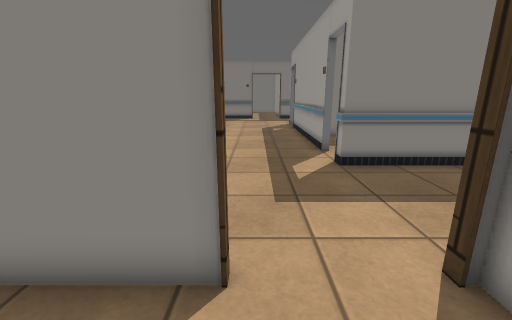
view 1 (above)

23 first-person views from a walk through a world built for the Gazebo simulator. The camera is 1.2 m above the floor, tilts 14° down and sees 90° across. The floor is counted in squares, 0.5 m on a side. Each view is taken from the middle of a square. On the plan, view 1 faces up. The plan holds only what a view shows up to about 17 squares ahead; the rest is blank. The place goes on beyond the plan. The robots in the file are not drawn. Some surface patterns are stand-ins.

view 2
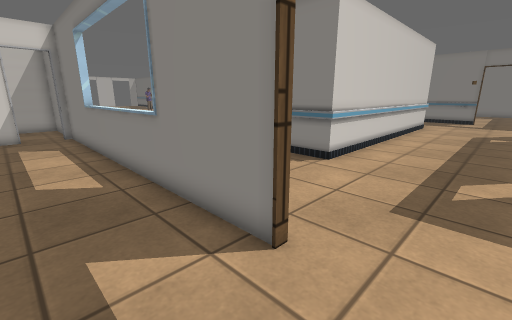

view 3
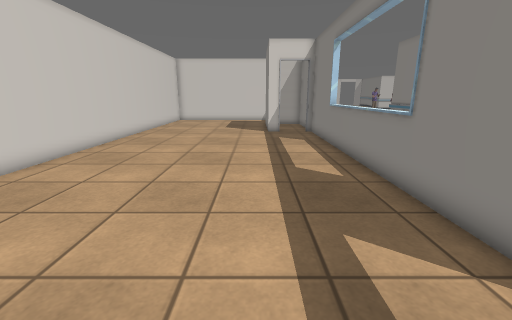

view 4
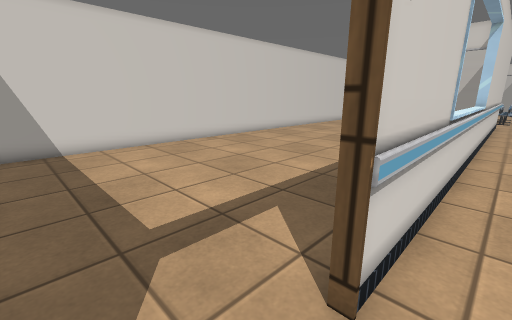

view 5
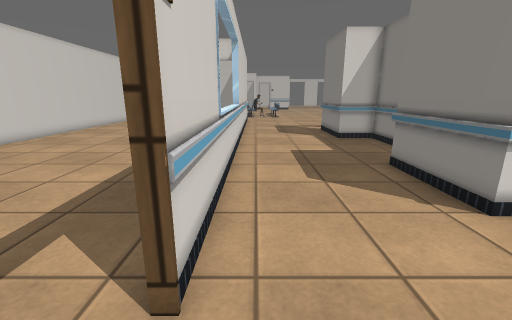

view 6
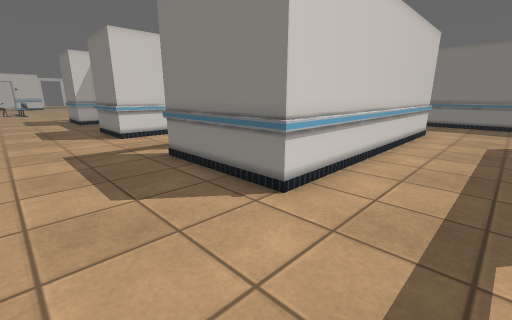

view 7
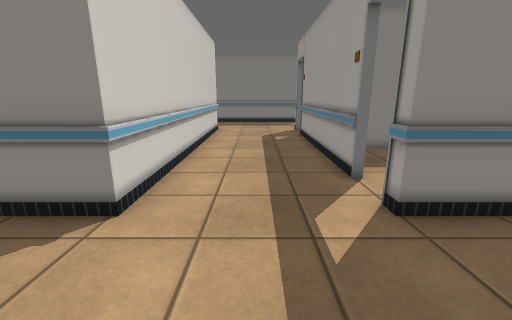

view 8
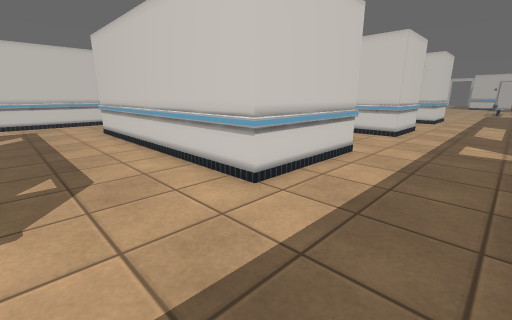

view 9
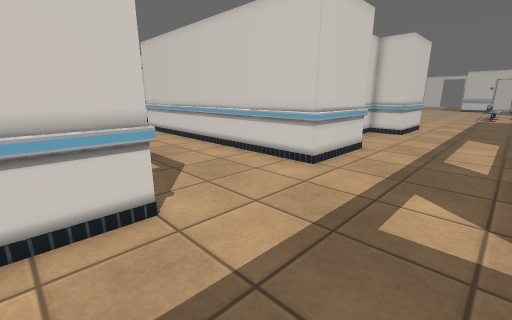

view 10
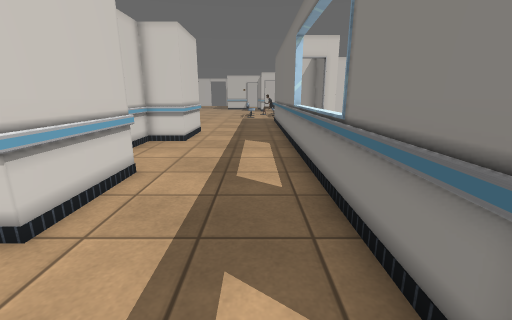

view 11
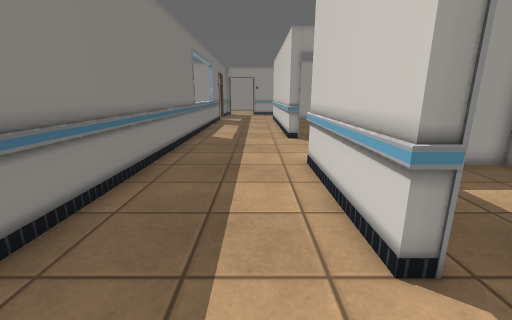

view 12
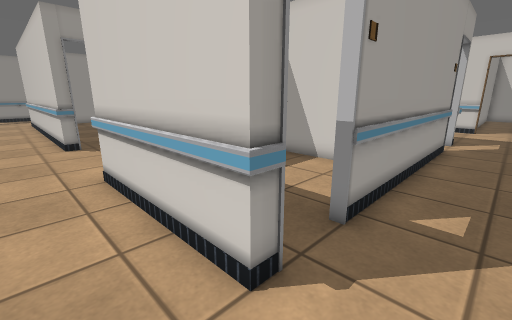

view 13
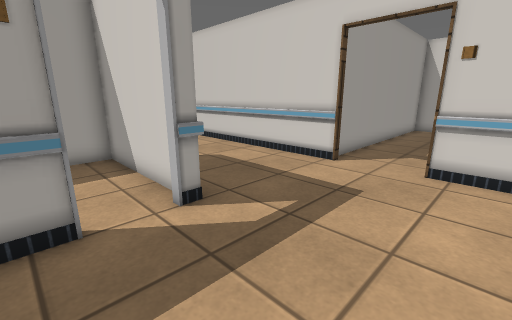

view 14
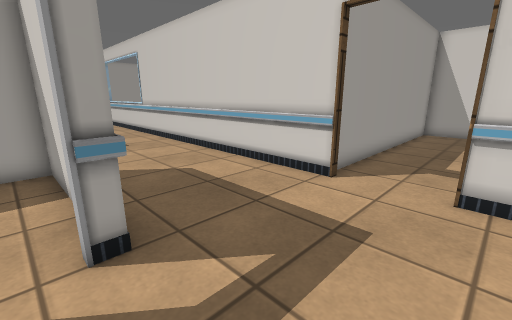

view 15
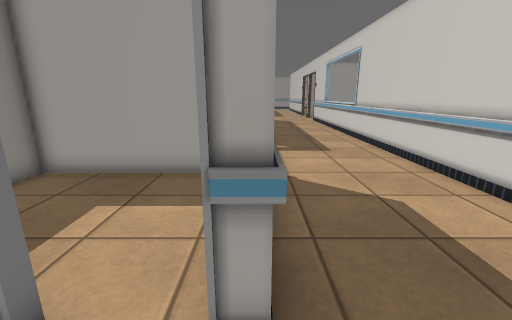

view 16
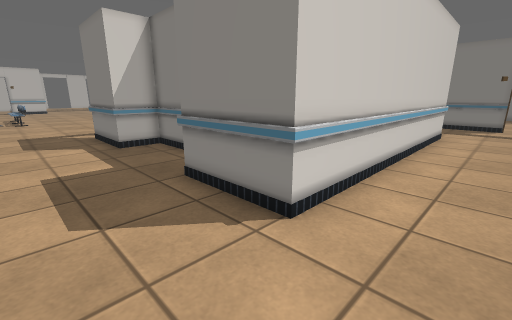

view 17
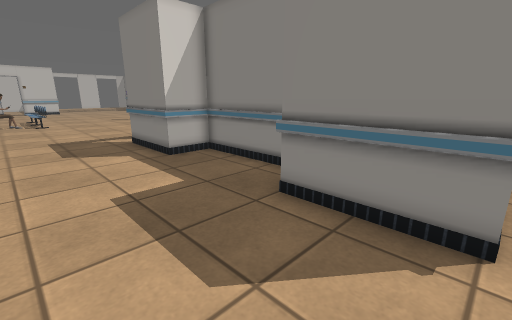

view 18
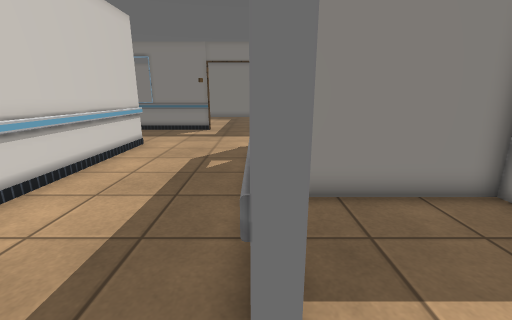

view 19
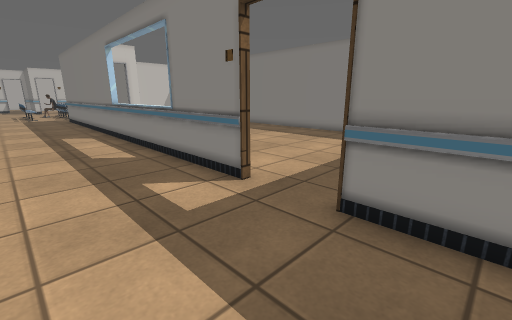

view 20
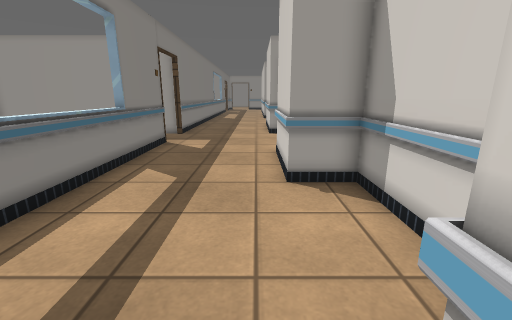

view 21
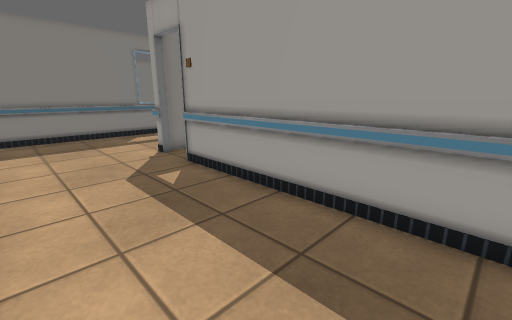

view 22
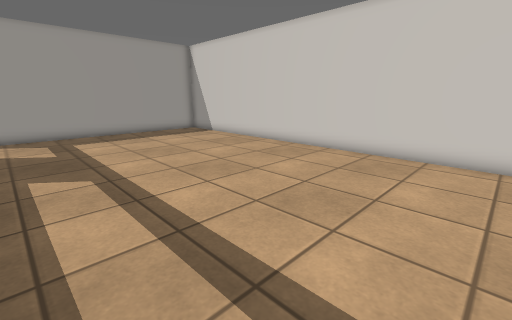

view 23
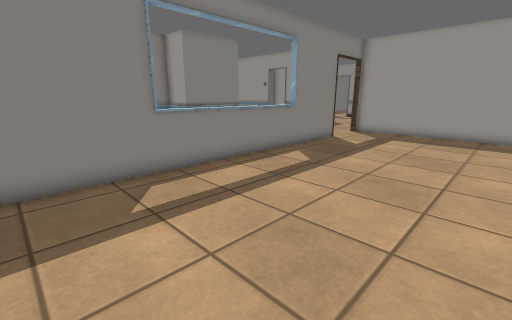

### Floor plan
Points are (right, up) in squares from view 1. A wall is a line through its corners. A room is listed if a view was taken in it or the views show most of it. See-through windows are left out.
Room 1 (views 1, 2, 3, 22, 23)
walls: (-0.4, 3.1) (-0.4, 2.9) (-15.5, 2.9); (2.6, 2.8) (2.6, 3.1); (-15.5, -8.9) (3, -8.9) (3, 2.4)
ways out: opening at (1, 3) to room 2
Room 2 (views 4, 5, 6, 7, 8, 9, 10, 11, 12, 13, 14, 15, 16, 17, 19, 20, 21)
walls: (3, 11.3) (3, 20.6) (3.4, 20.6); (3, 22.4) (3, 23.1) (9.1, 23.1) (9.1, 8.9) (3, 8.9) (3, 9.4); (2.6, 3.1) (16.5, 3.1); (-0.4, 28.9) (-15.5, 28.9); (15.2, 11.3) (14.9, 11.3) (14.9, 20.8); (15.2, 22.5) (14.9, 22.5) (14.9, 23.1) (16.5, 23.1); (16.1, 22.8) (15.2, 22.8); (16.5, 8.9) (14.9, 8.9) (14.9, 9.5); (-15.5, 23.1) (-13, 23.1) (-13, 21.1) (-7, 21.1) (-7, 23.1) (-2.9, 23.1) (-2.9, 8.9) (-7, 8.9) (-7, 10.9) (-13, 10.9) (-13, 8.9) (-15.5, 8.9); (16.5, 28.9) (2.6, 28.9); (-15.5, 3.1) (-0.4, 3.1)
ways out: opening at (1, 3) to room 1; opening at (3, 10.5) to room 3; opening at (1, 29)
Room 3 (view 18)
walls: (3.4, 11.3) (3, 11.3); (4, 9.1) (8.9, 9.1) (8.9, 17.5); (3, 9.4) (3.4, 9.4); (9, 15.9) (4.2, 15.9)
low walls: (3, 8.8) (3.6, 8.8)
ways out: opening at (3, 10.5) to room 2

Where each view was taken, in squares from view 1:
view 1: 0 up, 0 right, facing up
view 2: 0 up, 2 right, facing up-left
view 3: 1 down, 2 right, facing left
view 4: 4 up, 2 right, facing down-left
view 5: 4 up, 2 right, facing left
view 6: 4 up, 13 right, facing up-left
view 7: 4 up, 12 right, facing up
view 8: 28 up, 14 right, facing down-left
view 9: 28 up, 5 right, facing down-left
view 10: 27 up, 1 right, facing left
view 11: 25 up, 0 right, facing right
view 12: 25 up, 1 right, facing down-right
view 13: 12 up, 2 left, facing down-right
view 14: 10 up, 1 left, facing down-right
view 15: 9 up, 1 right, facing right
view 16: 5 up, 0 right, facing up-left
view 17: 4 up, 3 left, facing up-left
view 18: 10 up, 3 right, facing up
view 19: 24 up, 5 right, facing up-left
view 20: 24 up, 14 left, facing right
view 21: 12 up, 10 right, facing up-right
view 22: 2 up, 15 left, facing down-right
view 23: 5 down, 15 left, facing up-right
